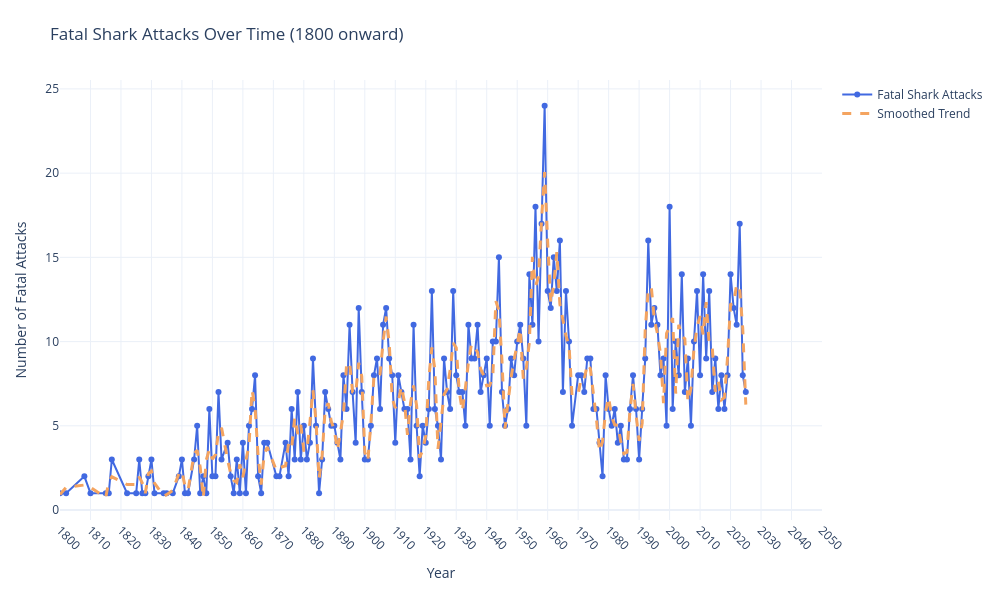

Notebook cell for this chart:
### Markdown cell above
### Time Series Analysis

### Code cell
sns.set(style="whitegrid", palette="muted")

fatal_by_year = df[(df['Fatal'] == 'Y') & (df['Year'] >= 1800)].groupby('Year').size()

smooth_fatal_by_year = savgol_filter(fatal_by_year, window_length=5, polyorder=2)

fig = go.Figure()

fig.add_trace(go.Scatter(
    x=fatal_by_year.index,
    y=fatal_by_year.values,
    mode='lines+markers',
    name='Fatal Shark Attacks',
    line=dict(color='royalblue', width=2),
    marker=dict(size=6),
    text=[f"Year: {year}<br>Fatal Attacks: {count}" for year, count in zip(fatal_by_year.index, fatal_by_year.values)],  
    hoverinfo='text'  
))

fig.add_trace(go.Scatter(
    x=fatal_by_year.index,
    y=smooth_fatal_by_year,
    mode='lines',
    name='Smoothed Trend',
    line=dict(color='sandybrown', dash='dash', width=3)
))

fig.update_layout(
    title='Fatal Shark Attacks Over Time (1800 onward)',
    xaxis_title='Year',
    yaxis_title='Number of Fatal Attacks',
    xaxis=dict(
        tickmode='linear', 
        dtick=10,  
        tickangle=45, 
        range=[1800, 2050]  
    ),
    hovermode='closest',  
    template='plotly_white',  
    showlegend=True,
    margin=dict(l=60, r=60, t=80, b=80)
)

fig.update_layout(
    width=1000,  
    height=600  
)

fig.show()

### Figure 1 — Plotly figure (JSON) as saved in the notebook; plotly's stock layout.template omitted (floating-point values rounded to 4 significant figures; data arrays with more than 128 entries replaced by an {"elided": "..."} marker saying what was removed)
{"data": [{"hoverinfo": "text", "line": {"color": "royalblue", "width": 2}, "marker": {"size": 6}, "mode": "lines+markers", "name": "Fatal Shark Attacks", "text": {"elided": "199 str values"}, "type": "scatter", "x": {"elided": "199 int values"}, "y": {"elided": "199 int values"}}, {"line": {"color": "sandybrown", "dash": "dash", "width": 3}, "mode": "lines", "name": "Smoothed Trend", "type": "scatter", "x": {"elided": "199 int values"}, "y": {"elided": "199 float values"}}], "layout": {"height": 600, "hovermode": "closest", "margin": {"b": 80, "l": 60, "r": 60, "t": 80}, "showlegend": true, "title": {"text": "Fatal Shark Attacks Over Time (1800 onward)"}, "width": 1000, "xaxis": {"dtick": 10, "range": [1800, 2050], "tickangle": 45, "tickmode": "linear", "title": {"text": "Year"}, "type": "linear"}, "yaxis": {"autorange": true, "range": [-0.5917, 25.53], "title": {"text": "Number of Fatal Attacks"}, "type": "linear"}}}
